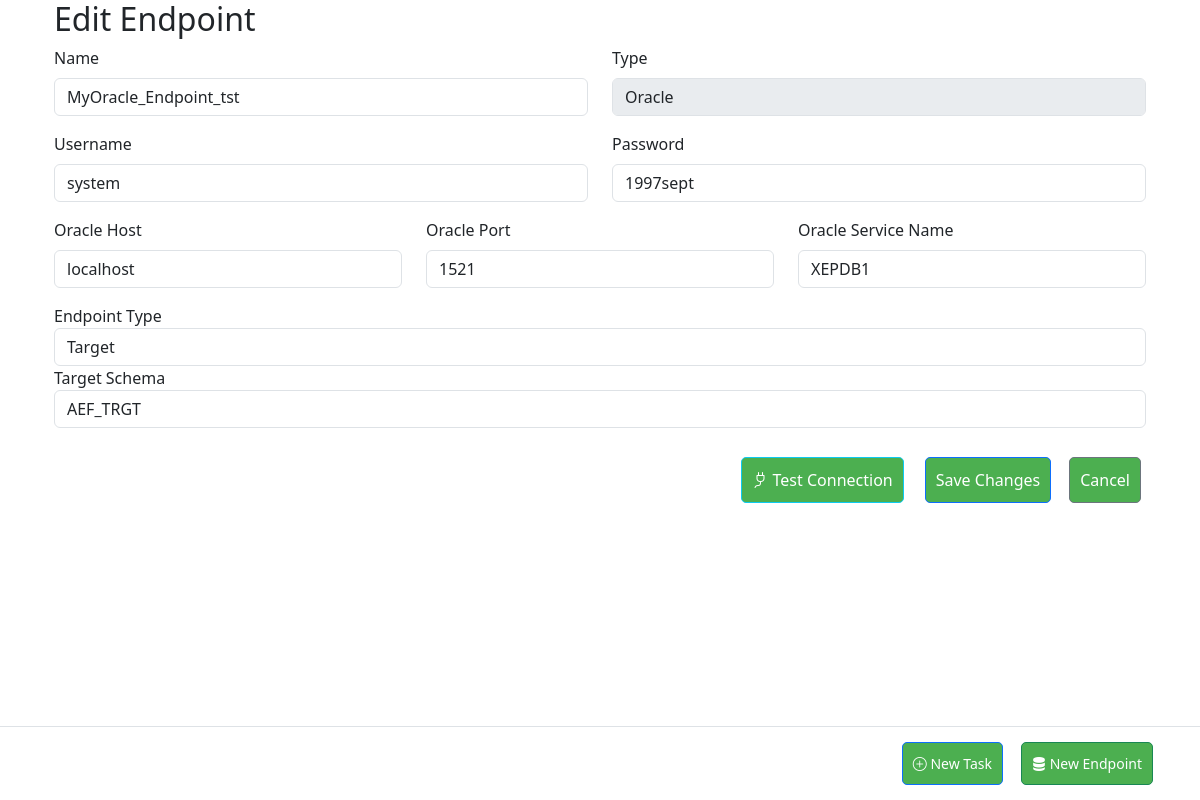
The app's page /endpoint/edit/7 with its own data.
### app/models/endpoint.py (models this page shows, shortened)
class Endpoint(db.Model):
    id = db.Column(db.Integer, primary_key=True)
    name = db.Column(db.String(100), nullable=False)
    type = db.Column(db.String(20), nullable=False)  # oracle, mysql, bigquery
    username = db.Column(db.String(100), nullable=False)
    password = db.Column(db.String(100), nullable=False)
    host = db.Column(db.String(100))  # For oracle/mysql
    port = db.Column(db.Integer)  # For oracle/mysql
    service_name = db.Column(db.String(100))  # For oracle
    dataset = db.Column(db.String(100))  # For bigquery
    credentials_json = db.Column(db.Text)  # For bigquery
    database = db.Column(db.String(100))  # For mysql
    created_at = db.Column(db.DateTime, default=db.func.now())
    target_schema = db.Column(db.String(100))  # New field for target schema
    endpoint_type = db.Column(db.String(20), nullable=False, default='source')  # source or target

### app/web/routes.py (the view, shortened to what this page needs)
@bp.route('/endpoint/edit/<int:endpoint_id>', methods=['GET', 'POST'])
def edit_endpoint(endpoint_id):
    endpoint = Endpoint.query.get_or_404(endpoint_id)
    form = EndpointForm(obj=endpoint)
    form.type.data = endpoint.type
    if request.method == 'GET':
        if endpoint.type == 'postgres':
            form.postgres_host.data = endpoint.host
            form.postgres_port.data = endpoint.port
            form.postgres_database.data = endpoint.database
        elif endpoint.type == 'oracle':
            form.oracle_host.data = endpoint.host
            form.oracle_port.data = endpoint.port
            form.oracle_service_name.data = endpoint.service_name
    return render_template('edit_endpoint.html', form=form, endpoint=endpoint)

### app/web/templates/edit_endpoint.html (shortened to what this page needs)
{% extends "base.html" %}
{% block content %}
<div class="container">
    <h2>Edit Endpoint</h2>
    <form method="POST" id="endpoint-form">
        <div class="row mb-3">
            <div class="col-md-6">
                {{ form.name.label(class="form-label") }}
                {{ form.name(class="form-control") }}
            </div>
            <div class="col-md-6">
                {{ form.type.label(class="form-label") }}
                {{ form.type(class="form-control", disabled=true) }}
            </div>
        </div>
        <div class="row mb-3">
            <div class="col-md-6">
                {{ form.username.label(class="form-label") }}
                {{ form.username(class="form-control") }}
            </div>
            <div class="col-md-6">
                {{ form.password.label(class="form-label") }}
                {{ form.password(class="form-control") }}
            </div>
        </div>
        <div id="oracleFields" class="database-fields" style="{% if endpoint.type != 'oracle' %}display: none;{% endif %}">
            <div class="row mb-3">
                <div class="col-md-4">
                    {{ form.oracle_host.label(class="form-label") }}
                    {{ form.oracle_host(class="form-control") }}
                </div>
                <div class="col-md-4">
                    {{ form.oracle_port.label(class="form-label") }}
                    {{ form.oracle_port(class="form-control", type="number", min="1", max="65535") }}
                </div>
                <div class="col-md-4">
                    {{ form.oracle_service_name.label(class="form-label") }}
                    {{ form.oracle_service_name(class="form-control") }}
                </div>
            </div>
        </div>
        <div class="form-group">
            {{ form.endpoint_type.label }}
            {{ form.endpoint_type(class="form-control", onchange="toggleTargetSchema()") }}
        </div>
        <div id="target-schema-group" class="form-group" style="display: none;">
            {{ form.target_schema.label }}
            {{ form.target_schema(class="form-control", placeholder="Enter target schema (for destination endpoints)") }}
        </div>
        <div class="mt-4 d-grid gap-2 d-md-flex justify-content-md-end">
            <button type="button" class="btn btn-info me-md-2" onclick="testConnection()">
                <i class="bi bi-plug"></i> Test Connection
            </button>
            <button type="submit" class="btn btn-primary">Save Changes</button>
            <a href="{{ url_for('web.dashboard') }}" class="btn btn-secondary">Cancel</a>
        </div>
    </form>
</div>
{% endblock %}

### app/static/css/dashboard.css (style rules this page uses)
.btn { background: #4CAF50; color: white; padding: 10px; border-radius: 5px; text-decoration: none; margin: 5px; }

### app/web/templates/base.html (style rules this page uses)
body { padding-bottom: 70px; }

### records on screen
Endpoint: name "MyOracle_Endpoint_tst", type "Oracle", username "system", password "1997sept", endpoint_type "Target", target_schema "AEF_TRGT"
